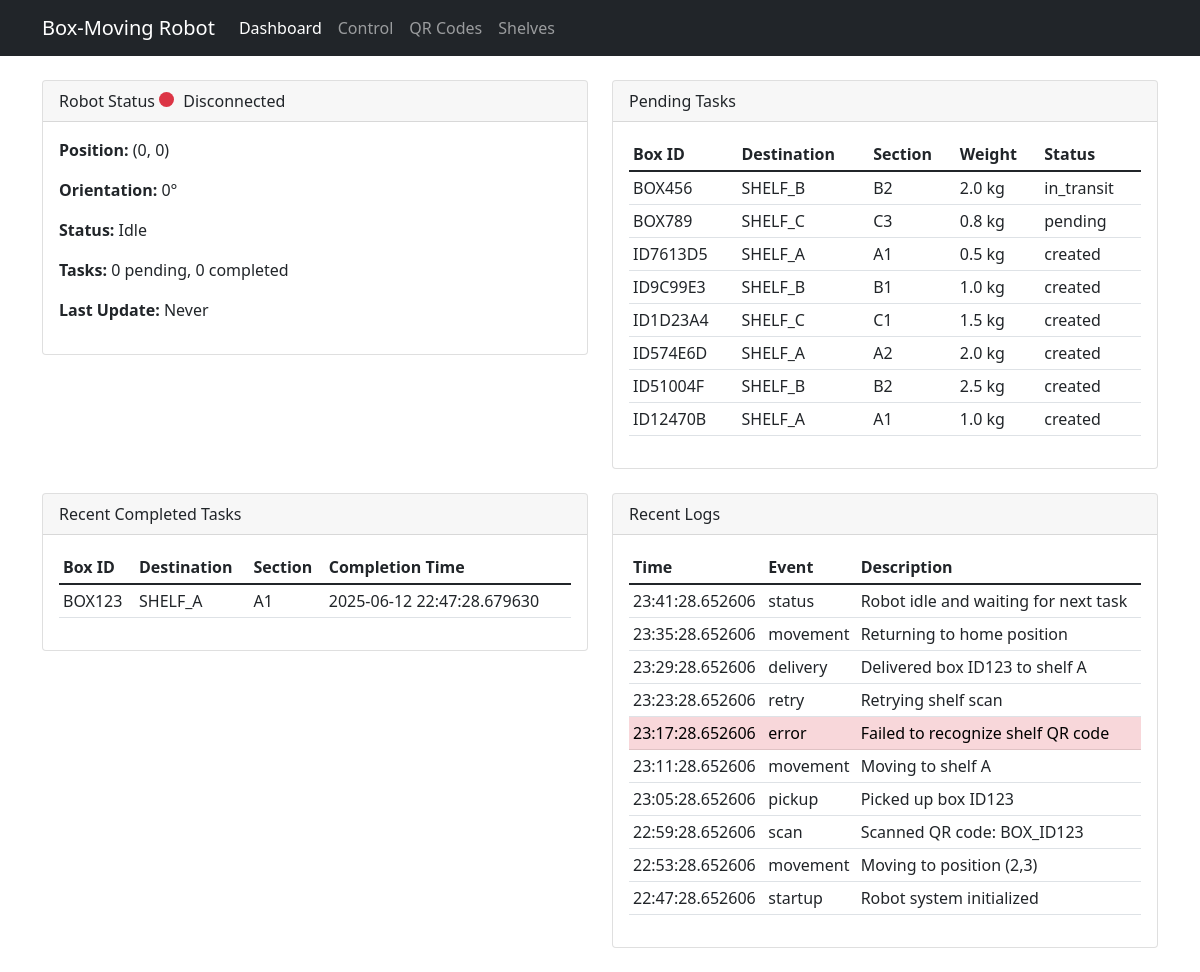
The page / on the database its author committed.
### tables this page shows
CREATE TABLE boxes (
                id TEXT PRIMARY KEY,
                status TEXT DEFAULT 'pending',
                source_position TEXT,
                destination_shelf TEXT,
                destination_section TEXT,
                pickup_time TIMESTAMP,
                delivery_time TIMESTAMP,
                weight REAL,
                attempts INTEGER DEFAULT 0,
                created_time TIMESTAMP DEFAULT CURRENT_TIMESTAMP
            );

CREATE TABLE robot_log (
            id INTEGER PRIMARY KEY AUTOINCREMENT,
            timestamp TIMESTAMP DEFAULT CURRENT_TIMESTAMP,
            event_type TEXT,
            description TEXT,
            position TEXT,
            success INTEGER DEFAULT 1
        );

### robot_web_server.py (the view)
@app.route('/')
def index():
    try:
        conn = get_db_connection()
        pending_tasks = conn.execute('''
            SELECT * FROM boxes WHERE status != 'delivered'
            ORDER BY created_time DESC
        ''').fetchall()
        completed_tasks = conn.execute('''
            SELECT * FROM boxes WHERE status = 'delivered'
            ORDER BY delivery_time DESC LIMIT 5
        ''').fetchall()
        logs = conn.execute('''
            SELECT * FROM robot_log
            ORDER BY timestamp DESC LIMIT 10
        ''').fetchall()
        conn.close()
        return render_template('index.html',
                               pending_tasks=pending_tasks,
                               completed_tasks=completed_tasks,
                               logs=logs,
                               robot_status=robot_status)
    except Exception as e:
        logger.error(f"Error in index route: {e}")
        return render_template('error.html', error=str(e))

### robot_web_server.py (called while the page is built)
def get_db_connection():
    conn = sqlite3.connect(app.config['DATABASE'])
    conn.row_factory = sqlite3.Row
    return conn

### templates/index.html (shortened to what this page needs)
<!DOCTYPE html>
<html>
<head>
    <link rel="stylesheet" href="https://cdnjs.cloudflare.com/ajax/libs/bootstrap/5.1.3/css/bootstrap.min.css">
</head>
<body>
    <nav class="navbar navbar-expand-lg navbar-dark bg-dark">
        <div class="container">
            <a class="navbar-brand" href="/">Box-Moving Robot</a>
            <div class="collapse navbar-collapse" id="navbarNav">
                <ul class="navbar-nav">
                    <li class="nav-item">
                        <a class="nav-link active" href="/">Dashboard</a>
                    </li>
                    <li class="nav-item">
                        <a class="nav-link" href="/control">Control</a>
                    </li>
                    <li class="nav-item">
                        <a class="nav-link" href="/qr_codes">QR Codes</a>
                    </li>
                    <li class="nav-item">
                        <a class="nav-link" href="/shelves">Shelves</a>
                    </li>
                </ul>
            </div>
        </div>
    </nav>
    <div class="container mt-4">
        <div class="row">
            <div class="col-md-6">
                <div class="card mb-4">
                    <div class="card-header">
                        Robot Status
                        {% if robot_status.connected %}
                        <span class="status-indicator status-connected"></span> Connected
                        {% else %}
                        <span class="status-indicator status-disconnected"></span> Disconnected
                        {% endif %}
                    </div>
                    <div class="card-body">
                        <p><strong>Position:</strong> {{ robot_status.position }}</p>
                        <p><strong>Orientation:</strong> {{ robot_status.orientation }}°</p>
                        <p><strong>Status:</strong> {{ "Busy" if robot_status.robot_busy else "Idle" }}</p>
                        <p><strong>Tasks:</strong> {{ robot_status.pending_tasks }} pending, {{ robot_status.completed_tasks }} completed</p>
                        <p><strong>Last Update:</strong> {{ robot_status.last_update or "Never" }}</p>
                    </div>
                </div>
            </div>
            <div class="col-md-6">
                <div class="card mb-4">
                    <div class="card-header">Pending Tasks</div>
                    <div class="card-body">
                        <table class="table table-sm">
                            <thead>
                                <tr>
                                    <th>Box ID</th>
                                    <th>Destination</th>
                                    <th>Section</th>
                                    <th>Weight</th>
                                    <th>Status</th>
                                </tr>
                            </thead>
                            <tbody>
                                {% for task in pending_tasks %}
                                <tr>
                                    <td>{{ task.id }}</td>
                                    <td>{{ task.destination_shelf }}</td>
                                    <td>{{ task.destination_section }}</td>
                                    <td>{{ task.weight }} kg</td>
                                    <td>{{ task.status }}</td>
                                </tr>
                                {% else %}
                                <tr>
                                    <td colspan="5" class="text-center">No pending tasks</td>
                                </tr>
                                {% endfor %}
                            </tbody>
                        </table>
                    </div>
                </div>
            </div>
        </div>
        <div class="row">
            <div class="col-md-6">
                <div class="card mb-4">
                    <div class="card-header">Recent Completed Tasks</div>
                    <div class="card-body">
                        <table class="table table-sm">
                            <thead>
                                <tr>
                                    <th>Box ID</th>
                                    <th>Destination</th>
                                    <th>Section</th>
                                    <th>Completion Time</th>
                                </tr>
                            </thead>
                            <tbody>
                                {% for task in completed_tasks %}
                                <tr>
                                    <td>{{ task.id }}</td>
                                    <td>{{ task.destination_shelf }}</td>
                                    <td>{{ task.destination_section }}</td>
                                    <td>{{ task.delivery_time }}</td>
                                </tr>
                                {% else %}
                                <tr>
                                    <td colspan="4" class="text-center">No completed tasks</td>
                                </tr>
                                {% endfor %}
                            </tbody>
                        </table>
                    </div>
                </div>
            </div>
            <div class="col-md-6">
                <div class="card mb-4">
                    <div class="card-header">Recent Logs</div>
                    <div class="card-body">
                        <table class="table table-sm">
                            <thead>
                                <tr>
                                    <th>Time</th>
                                    <th>Event</th>
                                    <th>Description</th>
                                </tr>
                            </thead>
                            <tbody>
                                {% for log in logs %}
                                <tr class="{{ 'table-danger' if not log.success else '' }}">
                                    <td>{{ log.timestamp.split(' ')[1] if ' ' in log.timestamp else log.timestamp }}</td>
                                    <td>{{ log.event_type }}</td>
                                    <td>{{ log.description }}</td>
                                </tr>
                                {% else %}
                                <tr>
                                    <td colspan="3" class="text-center">No logs available</td>
                                </tr>
                                {% endfor %}
                            </tbody>
                        </table>
                    </div>
                </div>
            </div>
        </div>
    </div>
</body>
</html>

### templates/index.html (style rules this page uses)
.status-indicator { display: inline-block; width: 15px; height: 15px; border-radius: 50%; margin-right: 5px; }
.status-disconnected { background-color: #dc3545; }

### rows shown on the page
boxes: id "BOX456", destination_shelf "SHELF_B", destination_section "B2", weight "2.0", status "in_transit"
boxes: id "BOX789", destination_shelf "SHELF_C", destination_section "C3", weight "0.8", status "pending"
boxes: id "ID7613D5", destination_shelf "SHELF_A", destination_section "A1", weight "0.5", status "created"
boxes: id "ID9C99E3", destination_shelf "SHELF_B", destination_section "B1", weight "1.0", status "created"
boxes: id "ID1D23A4", destination_shelf "SHELF_C", destination_section "C1", weight "1.5", status "created"
boxes: id "ID574E6D", destination_shelf "SHELF_A", destination_section "A2", weight "2.0", status "created"
boxes: id "ID51004F", destination_shelf "SHELF_B", destination_section "B2", weight "2.5", status "created"
boxes: id "ID12470B", destination_shelf "SHELF_A", destination_section "A1", weight "1.0", status "created"
boxes: id "BOX123", destination_shelf "SHELF_A", destination_section "A1", delivery_time "2025-06-12 22:47:28.679630"
robot_log: timestamp "23:41:28.652606", event_type "status", description "Robot idle and waiting for next task"
robot_log: timestamp "23:35:28.652606", event_type "movement", description "Returning to home position"
robot_log: timestamp "23:29:28.652606", event_type "delivery", description "Delivered box ID123 to shelf A"
robot_log: timestamp "23:23:28.652606", event_type "retry", description "Retrying shelf scan"
robot_log: timestamp "23:17:28.652606", event_type "error", description "Failed to recognize shelf QR code"
robot_log: timestamp "23:11:28.652606", event_type "movement", description "Moving to shelf A"
robot_log: timestamp "23:05:28.652606", event_type "pickup", description "Picked up box ID123"
robot_log: timestamp "22:59:28.652606", event_type "scan", description "Scanned QR code: BOX_ID123"
robot_log: timestamp "22:53:28.652606", event_type "movement", description "Moving to position (2,3)"
robot_log: timestamp "22:47:28.652606", event_type "startup", description "Robot system initialized"

### other values the page prints
{{ robot_status.position }} "(0, 0)"
{{ robot_status.orientation }} "0"
{{ "Busy" if robot_status.robot_busy else "Idle" }} "Idle"
{{ robot_status.pending_tasks }} "0"
{{ robot_status.completed_tasks }} "0"
{{ robot_status.last_update or "Never" }} "Never"
